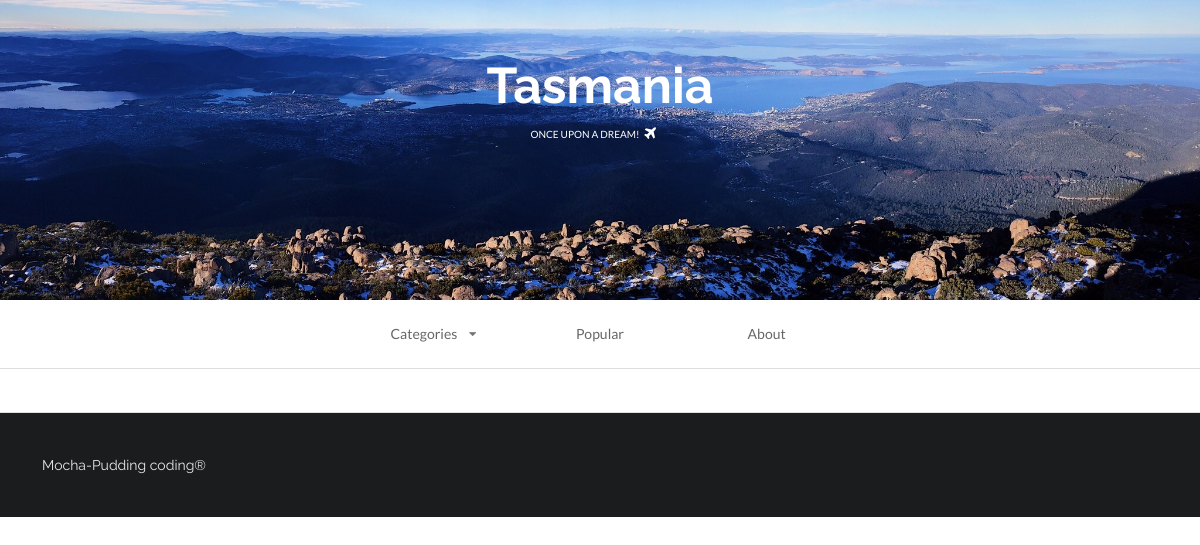
Page /index?tag=life on the earlier database version.
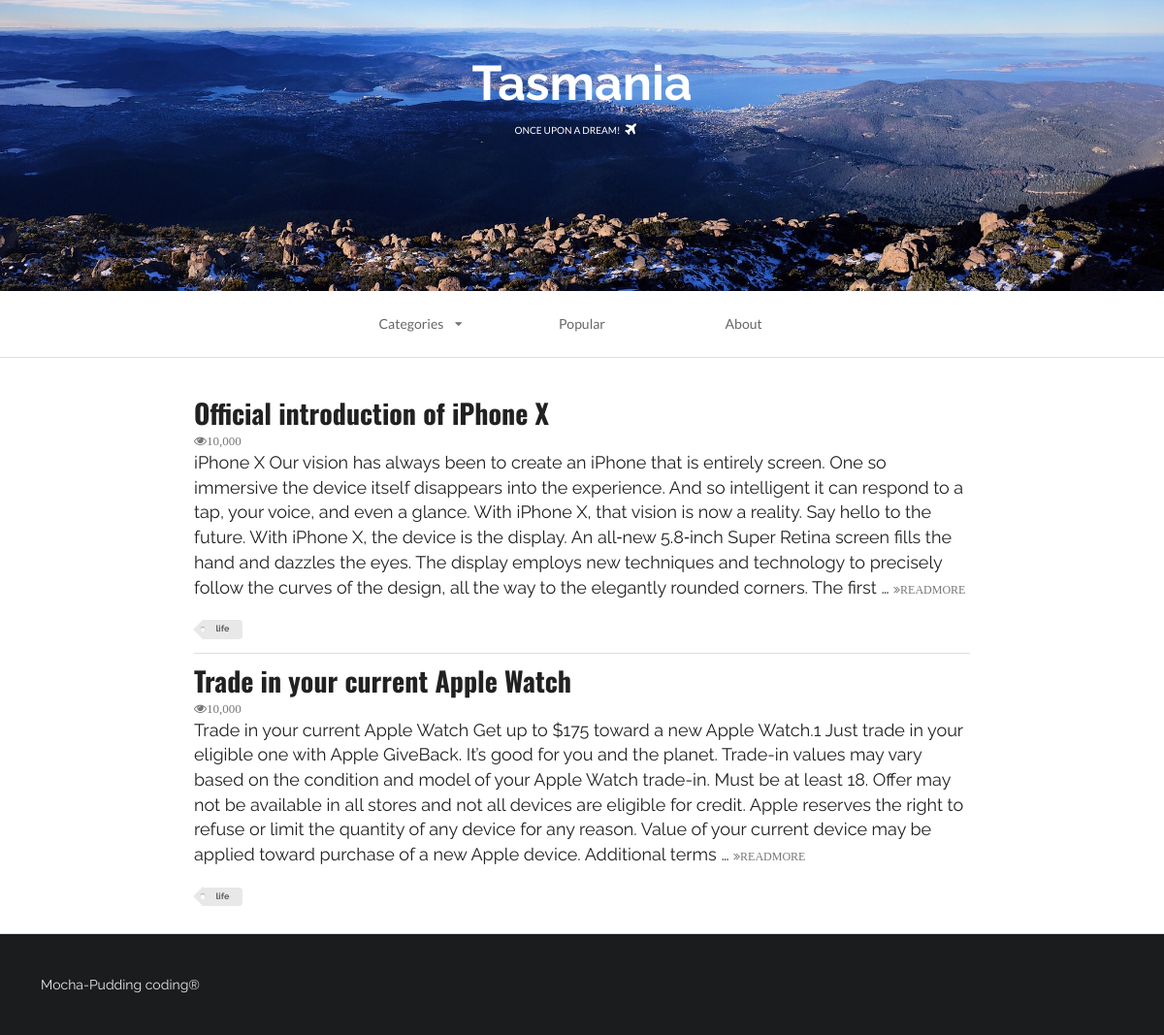
Same page on the later database version.
### firstapp/models.py (models this page shows, shortened)
class Article(models.Model):
    headline = models.CharField(null=True, blank=True, max_length=500)
    content = models.TextField(null=True, blank=True)
    TAG_CHOICES = {
        ('tech', 'Tech'),
        ('life', 'Life'),
        }
    tag = models.CharField(null=True, blank=True, max_length=5, choices=TAG_CHOICES)

### firstapp/views.py (the view)
# urls.py: url(r'^index', index, name='index'),
def index(request):
    print(request)
    print('==='*30)
    print(dir(request))
    print('==='*30)
    print(type(request))
    queryset = request.GET.get('tag')
    if queryset:
        article_list = Article.objects.filter(tag=queryset)
    else:
        article_list = Article.objects.all()
    print(queryset)
    context = {};
    context['article_list'] = article_list
    index_page = render(request, 'first_web_2.html', context)
    return index_page

### firstapp/templates/first_web_2.html (shortened to what this page needs)
<!DOCTYPE html>
{% load staticfiles %}
<html>
    <head>
        <link rel="stylesheet" href="{% static 'css/semantic.css' %}" media="screen" title="no title" charset="utf-8">
    </head>
    <body>
        <div class="ui inverted vertical  segment masthead">
            <h1 class="ui center aligned header blogslogon" style="font-size:50px;font-family: 'Raleway', sans-serif!important;">
                Tasmania
                <p class="ui sub header">
                    once upon a dream!
                    <i class="plane icon"></i>
                </p>
            </h1>
        </div>
        <div class="ui container nav">
            <div class="ui borderless text three item menu ">
                <div class="ui simple dropdown  item">
                    Categories
                    <i class="dropdown icon"></i>
                </div>
                <a class="item">
                    Popular
                </a>
                <a class="item">
                    About
                </a>
            </div>
        </div>
        <div class="ui divider"></div>
        <div class="ui  vertical segment">
            {% for article in article_list %}
                <div class="ui container vertical segment">
                    <a href="{% url 'detail' article.id %}">
                        <h1 class="ui header">
                            {{ article.headline }}
                        </h1>
                    </a>
                    <i class="icon grey small unhide">10,000</i>
                    <p>
                        {{ article.content|truncatewords:100 }}
                        <a href="{% url 'detail' article.id %}">
                            <i class="angle tiny double grey right icon">READMORE</i>
                        </a>
                    </p>
                    <div class="ui mini  tag label">
                        {{  article.tag }}
                    </div>
                </div>
            {% endfor %}
        </div>
        <div class="ui inverted  vertical very padded  segment">
            Mocha-Pudding coding®
        </div>
    </body>
</html>

Differences in the rows shown:
now on this page (row edited): Article: headline "Official introduction of iPhone X", content "iPhone X Our vision has always been to create an iPhone that is entirely screen. One so immersive the device itself disappears into the experience. And so intelligent it can respond to a tap, your voice, and even a glance. With iPhone X, that vision is now a reality. Say hello to the future. With iPhone X, the device is the display. An all‑new 5.8‑inch Super Retina screen fills the hand and dazzles the eyes. The display employs new techniques and technology to precisely follow the curves of the design, all the way to the elegantly rounded corners. The first …", tag "life"
now on this page (row edited): Article: headline "Trade in your current Apple Watch", content "Trade in your current Apple Watch Get up to $175 toward a new Apple Watch.1 Just trade in your eligible one with Apple GiveBack. It’s good for you and the planet. Trade-in values may vary based on the condition and model of your Apple Watch trade-in. Must be at least 18. Offer may not be available in all stores and not all devices are eligible for credit. Apple reserves the right to refuse or limit the quantity of any device for any reason. Value of your current device may be applied toward purchase of a new Apple device. Additional terms …", tag "life"
